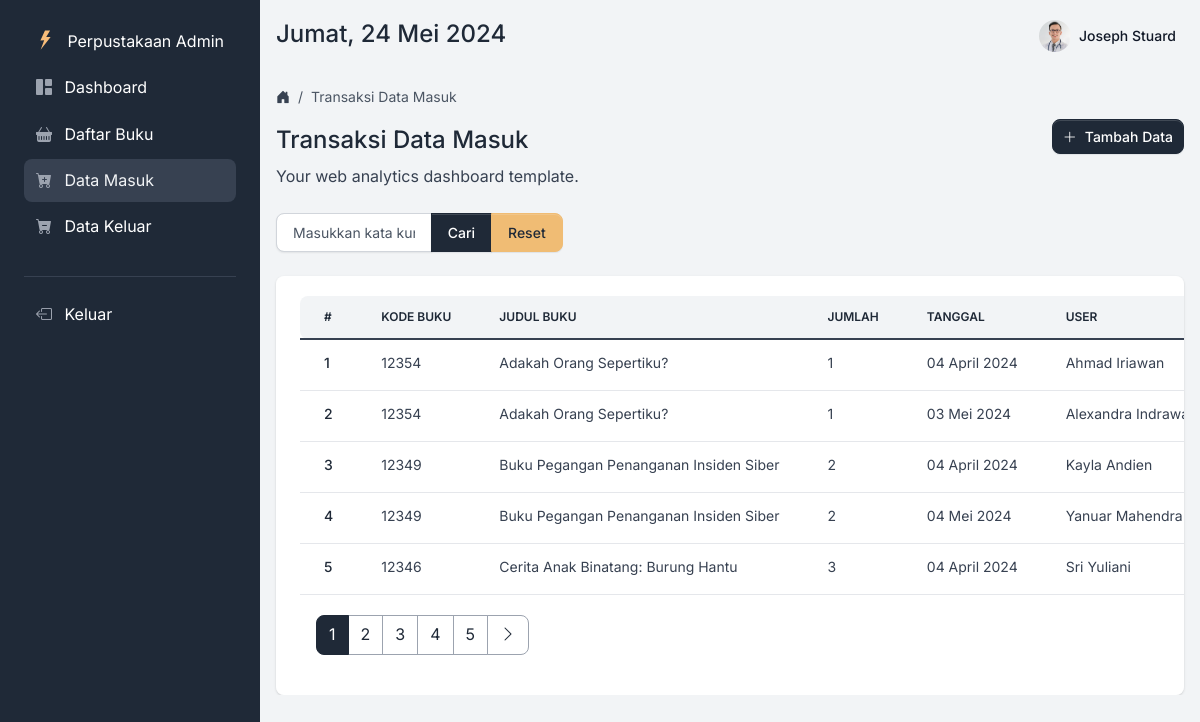
Page /stock/data_masuk.php (signed in) on the committed database.
### tables this page shows
CREATE TABLE `user` (
  `id_user` int(11) NOT NULL,
  `username` varchar(30) NOT NULL,
  `password` varchar(255) NOT NULL,
  `nama` varchar(55) NOT NULL,
  `email` varchar(55) NOT NULL,
  `level` varchar(10) NOT NULL,
  `foto` varchar(255) NOT NULL
);

CREATE TABLE `tb_buku_masuk` (
  `id_masuk` int(11) NOT NULL,
  `id_buku` int(11) NOT NULL,
  `id_user` int(11) NOT NULL,
  `tanggal` date NOT NULL,
  `jumlah` int(11) NOT NULL,
  `keterangan` text NOT NULL
);

CREATE TABLE `tb_buku` (
  `id_buku` int(11) NOT NULL,
  `kode_buku` char(5) NOT NULL,
  `judul_buku` varchar(255) NOT NULL,
  `penulis_buku` varchar(50) NOT NULL,
  `penerbit_buku` varchar(50) NOT NULL,
  `tahun_terbit` date NOT NULL,
  `stock` bigint(20) NOT NULL,
  `gambar` varchar(255) NOT NULL
);

### stock/fungsi.php (called while the page is built, shortened)
<?php
    function TanggalIndo($date){
        $ex = explode("-",$date);
        $tanggal = $ex[0];
        $bulan = $ex[1];
        $tahun = $ex[2];
        $BulanIndo = array("Januari", "Februari", "Maret", "April", "Mei", "Juni", "Juli", "Agustus", "September", "Oktober", "November", "Desember");
        $result = $tanggal." ".$BulanIndo[(int)$bulan-1]." ".$tahun;
        return($result);
    }
?>

### stock/data_masuk.php (the view, shortened to what this page needs)
<?php
    include '../dbconnect.php';
    include 'fungsi.php';
    $id_user = $_SESSION['id'];
    $sql_us = " SELECT  `foto`, `nama`
                FROM `user`
                WHERE `id_user` = '$id_user' ";
    $query_us = mysqli_query($conn,$sql_us);
    while($data_us = mysqli_fetch_row($query_us)){
      $foto = $data_us[0];
      $nama = $data_us[1];
    }
?>
<!DOCTYPE html>
<html lang="en">
    <head>
        <link type="text/css" href="../vendor/bootstrap-icons/bootstrap-icons.css" rel="stylesheet">
        <link type="text/css" href="../css/volt.css" rel="stylesheet">
        <link href="../vendor/select2/dist/css/select2.min.css" rel="stylesheet" />
    </head>
    <body>
        <nav id="sidebarMenu" class="sidebar d-lg-block bg-gray-800 text-white collapse" data-simplebar>
            <div class="sidebar-inner px-4 pt-3">
                <ul class="nav flex-column pt-3 pt-md-0">
                    <li class="nav-item">
                        <a href="#" class="nav-link d-flex align-items-center">
                            <span class="sidebar-icon">
                                <img src="../assets/img/brand/light.svg" height="20" width="20" alt="Volt Logo">
                            </span>
                            <span class="mt-1 ms-1 sidebar-text">Perpustakaan Admin</span>
                        </a>
                    </li>
                    <li class="nav-item ">
                        <a href="index.php" class="nav-link">
                            <span class="sidebar-icon">
                                <i class="bi bi-grid-1x2-fill"></i>
                            </span>
                            <span class="sidebar-text">Dashboard</span>
                        </a>
                    </li>
                    <li class="nav-item ">
                        <a href="page_buku.php" class="nav-link">
                            <span class="sidebar-icon">
                                <i class="bi bi-basket-fill"></i>
                            </span>
                            <span class="sidebar-text">Daftar Buku</span>
                        </a>
                    </li>
                    <li class="nav-item active ">
                        <a href="data_masuk.php" class="nav-link">
                            <span class="sidebar-icon">
                                <i class="bi bi-cart-plus-fill"></i>
                            </span>
                            <span class="sidebar-text">Data Masuk</span>
                        </a>
                    </li>
                    <li class="nav-item ">
                        <a href="data_keluar.php" class="nav-link">
                            <span class="sidebar-icon">
                                <i class="bi bi-cart-dash-fill"></i>
                            </span>
                            <span class="sidebar-text">Data Keluar</span>
                        </a>
                    </li>
                    <li role="separator" class="dropdown-divider mt-4 mb-3 border-gray-700"></li>
                    <li class="nav-item ">
                        <a href="logout.php" class="nav-link">
                            <span class="sidebar-icon">
                                <i class="bi bi-box-arrow-left"></i>
                            </span>
                            <span class="sidebar-text">Keluar</span>
                        </a>
                    </li>
                </ul>
            </div>
        </nav>
        <main class="content">
            <nav class="navbar navbar-top navbar-expand navbar-dashboard navbar-dark ps-0 pe-2 pb-0">
                <div class="container-fluid px-0">
                    <div class="d-flex justify-content-between w-100" id="navbarSupportedContent">
                        <div class="d-flex align-items-center">
                            <h4>
                                <div class="date">
                                </div>
                            </h4>
                        </div>
                        <ul class="navbar-nav align-items-center">
                            <li class="nav-item ms-lg-3">
                                <a class="nav-link pt-1 px-0" role="button">
                                    <div class="media d-flex align-items-center">
                                        <img class="avatar rounded-circle" alt="Image placeholder" src="assets/foto-user/<?= $foto; ?>">
                                        <div class="media-body ms-2 text-dark align-items-center d-none d-lg-block">
                                            <span class="mb-0 font-small fw-bold text-gray-900"><?= $nama; ?></span>
                                        </div>
                                    </div>
                                </a>
                            </li>
                        </ul>
                    </div>
                </div>
            </nav>
            <div class="d-flex justify-content-between flex-wrap flex-md-nowrap align-items-center py-4">
                <div class="d-block mb-4 mb-md-0">
                    <nav aria-label="breadcrumb" class="d-none d-md-inline-block">
                        <ol class="breadcrumb breadcrumb-dark breadcrumb-transparent">
                            <li class="breadcrumb-item">
                                <a href="#">
                                    <i class="bi bi-house-door-fill"></i>
                                </a>
                            </li>
                            <li class="breadcrumb-item active" aria-current="page">Transaksi Data Masuk</li>
                        </ol>
                    </nav>
                    <h2 class="h4">Transaksi Data Masuk</h2>
                    <p class="mb-0">Your web analytics dashboard template.</p>
                </div>
                <div class="btn-toolbar mb-2 mb-md-0">
                    <a href="#" class="btn btn-sm btn-gray-800 d-inline-flex align-items-center" data-bs-toggle="modal" data-bs-target="#modal-default">
                        <i class="bi bi-plus-lg me-2"></i>
                        Tambah Data
                    </a>
                </div>
            </div>
            <div class="table-settings mb-4">
                <div class="row align-items-center justify-content-between">
                    <div class="col col-md-6 col-lg-3 col-xl-4">
                        <div class="input-group me-2 me-lg-3 fmxw-400">
                            <form action="data_masuk.php" method="GET">
                                <div class="input-group">
                                    <input type="text" class="form-control" placeholder="Masukkan kata kunci..." aria-label="Search" aria-describedby="basic-addon2" id="kata_kunci" name="katakunci" required>
                                    <button class="btn btn-primary" type="submit">Cari</button>
                                    <a href="data_masuk.php" class="btn btn-secondary">
                                        <i class="fas fa-times"></i> Reset
                                    </a>
                                </div>
                            </form>
                        </div>
                    </div>
                </div>
            </div>
            <div class="card card-body border-0 shadow table-wrapper table-responsive">
                <table class="table table-centered table-nowrap mb-0 rounded">
                    <thead class="thead-light">
                        <tr>
                            <th class="border-0 rounded-start">#</th>
                            <th class="border-0">Kode Buku</th>
                            <th class="border-0">Judul Buku</th>
                            <th class="border-0">Jumlah</th>
                            <th class="border-0">Tanggal</th>
                            <th class="border-0">User</th>
                        </tr>
                    </thead>
                    <tbody>
                        <?php
                            $batas = 5;
                            if(!isset($_GET['halaman'])){
                                $posisi = 0;
                                $halaman = 1;
                            }else{
                                $halaman = $_GET['halaman'];
                                $posisi = ($halaman-1) * $batas;
                            }
                            $sql = "SELECT
                                        tbm.*,
                                        DATE_FORMAT(tbm.tanggal, '%d-%m-%Y') AS tgl,
                                        tb.judul_buku,
                                        tb.kode_buku,
                                        u.nama AS nama_user
                                    FROM `tb_buku_masuk` `tbm`
                                    INNER JOIN `tb_buku` `tb` ON `tbm`.`id_buku` = `tb`.`id_buku`
                                    INNER JOIN `user` u ON `tbm`.`id_user` = `u`.`id_user`";
                            $sql .= " ORDER BY `tb`.`judul_buku` ASC LIMIT $posisi, $batas";
                            $brg = mysqli_query($conn, $sql);
                            $no = 1;
                            while($p=mysqli_fetch_array($brg)){
                        ?>
                        <tr>
                            <td><a href="#" class="text-primary fw-bold"><?= $no++ ?></a> </td>
                            <td><?= $p['kode_buku'] ?></td>
                            <td><?= $p['judul_buku'] ?></td>
                            <td><?= $p['jumlah'] ?></td>
                            <td><?= TanggalIndo($p['tgl']); ?></td>
                            <td><?= $p['nama_user'] ?></td>
                        </tr>
                        <?php } ?>
                    </tbody>
                </table>
                <div class="card-footer px-3 border-0 d-flex flex-column flex-lg-row align-items-center justify-content-between">
                    <nav aria-label="Page navigation example">
                        <ul class="pagination mb-0">
                            <?php
                                $sql_jum = "SELECT * FROM `tb_buku_masuk` `tbm` INNER JOIN `tb_buku` `tb` ON `tbm`.`id_buku` = `tb`.`id_buku`";
                                $sql_jum .= " ORDER BY `tb`.`judul_buku` ASC";
                                $query_jum = mysqli_query($conn,$sql_jum);
                                $jum_data = mysqli_num_rows($query_jum);
                                $jum_halaman = ceil($jum_data/$batas);
                                if($jum_halaman==0){
                                } else if($jum_halaman==1){
                                    echo "<li class='page-item active'><a class='page-link'>1</a></li>";
                                } else {
                                    $setelah = $halaman+1;
                                    for($i=1; $i<=$jum_halaman; $i++){
                                        if ($i > $halaman - 5 and $i < $halaman + 5 ) {
                                            if($i!=$halaman){
                                                echo "<li class='page-item'><a class='page-link' href='data_masuk.php?halaman=$i'>$i</a></li>";
                                            } else {
                                                echo "<li class='page-item active'><a class='page-link'>$i</a></li>";
                                        }
                                        }
                                    }
                                    if($halaman!=$jum_halaman){
                                        echo "<li class='page-item'><a class='page-link' href='data_masuk.php?halaman=$setelah'><i class='bi bi-chevron-right'></i></a></li>";
                                    }
                                }
                            ?>
                        </ul>
                    </nav>
                </div>
            </div>
        </main>
    </body>
</html>

### rows in the picture
user: foto (picture), nama "Joseph Stuard"
tb_buku_masuk: id_buku.kode_buku "12354", id_buku.judul_buku "Adakah Orang Sepertiku?", jumlah "1", tgl "04 April 2024", id_user.nama "Ahmad Iriawan"
tb_buku_masuk: id_buku.kode_buku "12354", id_buku.judul_buku "Adakah Orang Sepertiku?", jumlah "1", tgl "03 Mei 2024", id_user.nama "Alexandra…"
tb_buku_masuk: id_buku.kode_buku "12349", id_buku.judul_buku "Buku Pegangan Penanganan Insiden Siber", jumlah "2", tgl "04 April 2024", id_user.nama "Kayla Andien"
tb_buku_masuk: id_buku.kode_buku "12349", id_buku.judul_buku "Buku Pegangan Penanganan Insiden Siber", jumlah "2", tgl "04 Mei 2024", id_user.nama "Yanuar Mahendra"
tb_buku_masuk: id_buku.kode_buku "12346", id_buku.judul_buku "Cerita Anak Binatang: Burung Hantu", jumlah "3", tgl "04 April 2024", id_user.nama "Sri Yuliani"
